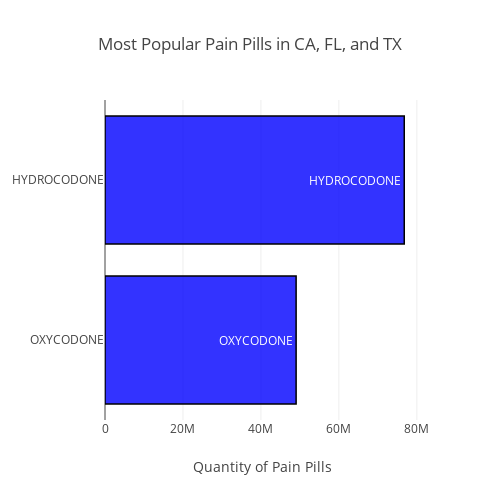

Source (notebook cell):
### Code cell
# Pick a few states to focus on
value_list = ['CA','FL','TX','CO']
df = df[df.BUYER_STATE.isin(value_list)]
drugCounts = quantityCounter(df,'DRUG_NAME')
plotHorizontalBarGraph(drugCounts,'QUANTITY','Most Popular Pain Pills in CA, FL, and TX','Quantity of Pain Pills',500,500,0,2)
del drugCounts

### Figure 1 — Plotly figure (JSON) as saved in the notebook; plotly's stock layout.template omitted (floating-point values rounded to 4 significant figures)
{"data": [{"marker": {"color": "rgba(0, 0, 255, 0.8)", "line": {"color": "rgb(0,0,0)", "width": 1.5}}, "name": "Kaggle", "orientation": "h", "text": ["HYDROCODONE", "OXYCODONE"], "type": "bar", "uid": "7b3abcaf-29f0-4113-87c2-eab0de685dea", "x": [76766151, 49026582], "y": ["HYDROCODONE", "OXYCODONE"]}], "layout": {"barmode": "group", "height": 500, "showlegend": false, "title": {"text": "Most Popular Pain Pills in CA, FL, and TX"}, "width": 500, "xaxis": {"title": {"text": "Quantity of Pain Pills"}}, "yaxis": {"automargin": true, "autorange": "reversed"}}}
